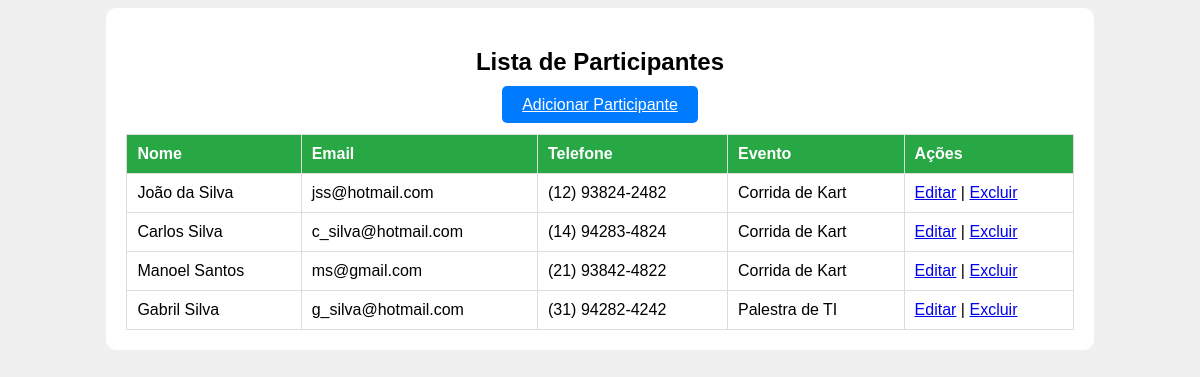
Screenshot of /participantes/ with the database file from the repository.
### conferencias/models.py (models this page shows, shortened)
class Participante(models.Model):
	nome = models.CharField(max_length=200)
	email = models.EmailField(unique=True)
	telefone = models.CharField(max_length=15)
	evento = models.ForeignKey(Evento, on_delete=models.CASCADE, related_name='participantes')

class Evento(models.Model):
	nome = models.CharField(max_length=200)
	descricao = models.TextField()
	data_inicio = models.DateTimeField()
	data_fim = models.DateTimeField()
	local = models.CharField(max_length=255)
	capacidade = models.IntegerField()

### conferencias/views.py (the view)
# urls.py: path('participantes/', lista_participantes, name='lista_participantes'),
def lista_participantes(request):
    participantes = Participante.objects.all()
    return render(request, 'conferencias/lista_participantes.html', {'participantes': participantes})

### conferencias/templates/conferencias/lista_participantes.html (shortened to what this page needs)
<!DOCTYPE html>
<html lang="pt">
<head>
</head>
<body>
    <div class="container">
        <h2>Lista de Participantes</h2>
        <a href="{% url 'criar_participante' %}" class="button">Adicionar Participante</a>
        <table>
            <tr>
                <th>Nome</th>
                <th>Email</th>
                <th>Telefone</th>
                <th>Evento</th>
                <th>Ações</th>
            </tr>
            {% for participante in participantes %}
            <tr>
                <td>{{ participante.nome }}</td>
                <td>{{ participante.email }}</td>
                <td>{{ participante.telefone }}</td>
                <td>{{ participante.evento.nome }}</td>
                <td><a href="{% url 'editar_participante' participante.id %}">Editar</a> | <a href="{% url 'excluir_participante' participante.id %}">Excluir</a></td>
            </tr>
            {% endfor %}
        </table>
    </div>
</body>
</html>

### conferencias/templates/conferencias/lista_participantes.html (style rules this page uses)
body { font-family: Arial, sans-serif; background-color: #f0f0f0; text-align: center; }
.container { width: 80%; margin: auto; background: white; padding: 20px; border-radius: 10px; }
table { width: 100%; border-collapse: collapse; margin-top: 20px; }
th, td { padding: 10px; border: 1px solid #ddd; text-align: left; }
th { background-color: #28a745; color: white; }
.button { padding: 10px 20px; background-color: #007bff; color: white; border: none; border-radius: 5px; cursor: pointer; }

### rows the page displays
Participante: nome "João da Silva", email "jss@hotmail.com", telefone "(12) 93824-2482", evento.nome "Corrida de Kart"
Participante: nome "Carlos Silva", email "c_silva@hotmail.com", telefone "(14) 94283-4824", evento.nome "Corrida de Kart"
Participante: nome "Manoel Santos", email "ms@gmail.com", telefone "(21) 93842-4822", evento.nome "Corrida de Kart"
Participante: nome "Gabril Silva", email "g_silva@hotmail.com", telefone "(31) 94282-4242", evento.nome "Palestra de TI"
